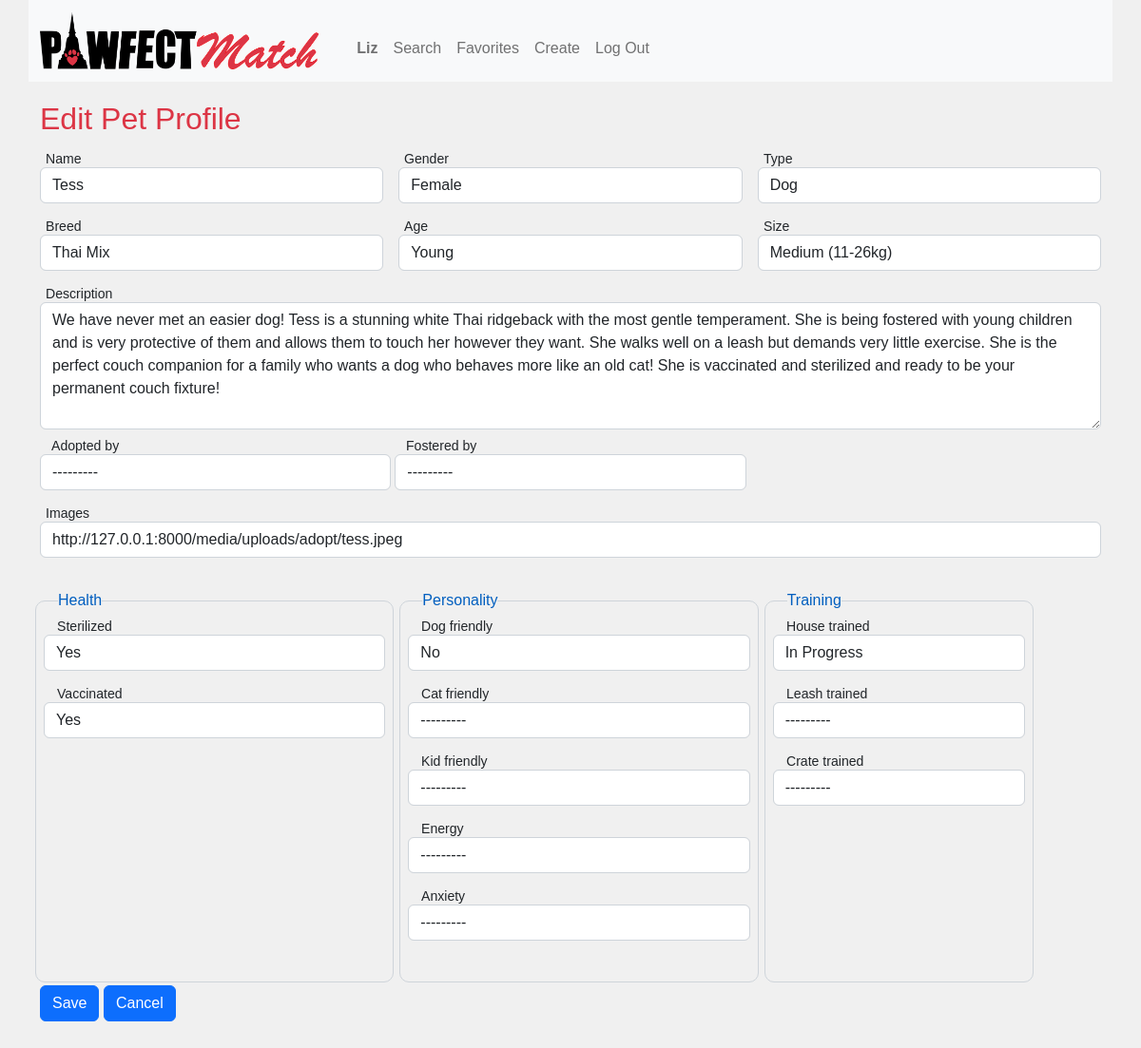
Page /edit/1 (signed in) on the committed database.
### adopt/models.py (models this page shows, shortened)
class User(AbstractUser):
    organization = models.ForeignKey(Organization, null=True, blank=True, on_delete=models.CASCADE, related_name='staff')
    phone = models.CharField(max_length=16, null=True, blank=True)
    address = models.TextField(max_length=255, null=True, blank=True)
    area = models.CharField(max_length=100, choices=AREAS, null=True, blank=False)
    country = models.CharField(max_length=255, default='Thailand', blank=False)

class Pet(models.Model):
    CHOICES = [('YES', 'Yes'), ('NO', 'No'), ('UNKNOWN', 'Unknown')]
    LEVELS = [('LOW', 'Low'), ('MEDIUM', 'Medium'), ('HIGH', 'High'), ('UNKNOWN', 'Unknown')]
    PROGRESS = [('YES', 'Yes'), ('INPROGRESS', 'In Progress'), ('UNKNOWN', 'Unknown')]
    GENDER = [('FEMALE', 'Female'),('MALE', 'Male')]
    ANIMALS = [('DOG', 'Dog'), ('CAT', 'Cat')]
    SIZES = [
        ('S', 'Small (1-10kg)'),
        ('M', 'Medium (11-26kg)'),
        ('L', 'Large (27-45kg)'),
        ('EX', 'Extra Large (46+kg)')
    ]
    AGES = [
        ('PUPPY', 'Puppy'),
        ('YOUNG', 'Young'),
        ('ADULT', 'Adult'),
        ('SENIOR', 'Senior')
    ]
    name = models.CharField(max_length=255, blank=False)
    type = models.CharField(max_length=255, choices=ANIMALS, default='DOG', blank=False)
    breed = models.CharField(max_length=255, null=True, blank=True)
    gender = models.CharField(max_length=6, choices=GENDER, null=True, blank=False)
    age = models.CharField(max_length=20, choices=AGES, null=True, blank=False)
    size = models.CharField(max_length=50, choices=SIZES, null=True, blank=True)
    description = models.TextField(max_length=2000, null=True, blank=False)
    registered_date = models.DateField(auto_now_add=True, null=True)
    registered_by = models.ForeignKey(User, null=True, on_delete=models.CASCADE, related_name='registered_pets')
    adopted_by = models.ForeignKey(User, null=True, blank=True, on_delete=models.CASCADE, related_name='adopt_pets')
    fostered_by = models.ForeignKey(User, null=True, blank=True, on_delete=models.CASCADE, related_name='fostered_pets')
    energy = models.CharField(max_length=10, choices=LEVELS, null=True, blank=True)
    anxiety = models.CharField(max_length=10, choices=LEVELS, null=True, blank=True)
    sterilized = models.CharField(max_length=10, choices=CHOICES, null=True, blank=True)
    vaccinated = models.CharField(max_length=10, choices=CHOICES, null=True, blank=True)
    images = models.CharField(max_length=500, null=True, blank=True)
    likes = models.ManyToManyField(User, blank=True, related_name="likes")
    dog_friendly = models.CharField(max_length=10, choices=CHOICES, null=True, blank=True)
    cat_friendly = models.CharField(max_length=10, choices=CHOICES, null=True, blank=True)
    kid_friendly = models.CharField(max_length=10, choices=CHOICES, null=True, blank=True)
    house_trained = models.CharField(max_length=10, choices=PROGRESS, null=True, blank=True)
    leash_trained = models.CharField(max_length=10, choices=PROGRESS, null=True, blank=True)
    crate_trained = models.CharField(max_length=10, choices=PROGRESS, null=True, blank=True)
    class Meta:
        ordering = ['-registered_date']

### adopt/views.py (the view)
# urls.py: path("edit/<int:pk>", views.edit, name="edit"),
@login_required
def edit(request, pk):
    if request.method == "POST":
        instance = get_object_or_404(Pet, pk=pk)
        form = PetCreateForm(request.POST, instance=instance)
        if form.is_valid():
            instance = form.save(commit=False)
            instance.registered_by = request.user
            instance.save()
            return HttpResponseRedirect(reverse('index'))
        else:
            return render(request, "adopt/pet_form.html", {"form":form, "message":form.errors, "action":"edit"})
    elif request.method == "GET":
        instance = get_object_or_404(Pet, pk=pk)
        context = {
            "form": PetCreateForm(instance=instance),
            "action": "edit",
            "title": "Edit Pet Profile"
        }
        return render(request, "adopt/pet_form.html", context)

### adopt/forms.py
class PetCreateForm(forms.ModelForm):
    class Meta:
        model = Pet
        fields = [
            'name', 'type', 'breed', 'gender', 'age', 'size', 'description',
            'adopted_by', 'fostered_by',
            'energy', 'anxiety',
            'sterilized', 'vaccinated',
            'dog_friendly', 'kid_friendly', 'cat_friendly',
            'house_trained', 'leash_trained', 'crate_trained',
            'images'
            ]
        widgets = {
            'registered_date': forms.HiddenInput(),
            'registered_by': forms.HiddenInput(),
        }
    def __init__(self, *args, **kwargs):
        super(PetCreateForm, self).__init__(*args, **kwargs)
        for visible in self.visible_fields():
            visible.field.widget.attrs["class"] = "form-control floating"
            visible.field.widget.attrs["id"] = visible.name
            visible.field.label = visible.label
            visible.field.label_suffix = ''
            if isinstance(visible.field.widget, forms.Textarea):
                 visible.field.widget.attrs["rows"] = 5

### adopt/templates/adopt/pet_form.html (shortened to what this page needs)
{% extends "adopt/layout.html" %}
{% block body %}
    <h2>{{title}}</h2>
    <br>
    {% if 'create' in request.path %}
        <form action="{% url 'create' %}" method="post">
    {% else %}
        <form action="{% url 'edit' pk=request.resolver_match.kwargs.pk %}" method="post">
    {% endif %}
        <div class="row gx-3">
            <div class="form-group col-sm-4">
                {{ form.name }}
                {{ form.name.label_tag}}
            </div>
            <div class="form-group col-sm-4">
                {{ form.gender }}
                {{ form.gender.label_tag}}
            </div>
            <div class="form-group floating col-sm-4">
                {{ form.type }}
                {{ form.type.label_tag}}
            </div>
        </div>
        <div class="row gx-3">
            <div class="form-group floating col-sm-4">
                {{ form.breed }}
                {{ form.breed.label_tag}}
            </div>
            <div class="form-group floating col-sm-4">
                {{ form.age }}
                {{ form.age.label_tag}}
            </div>
            <div class="form-group floating col-sm-4">
                {{ form.size }}
                {{ form.size.label_tag }}
            </div>
        </div>
        <div class="row gx-3">
            <div class="form-group floating col-sm-12" style="height:9rem;">
                {{ form.description }}
                {{ form.description.label_tag }}
            </div>
        </div>
        <div class="row gx-1">
            <div class="form-group floating col-sm-4">
                {{ form.adopted_by }}
                {{ form.adopted_by.label_tag}}
            </div>
            <div class="form-group floating col-sm-4">
                {{ form.fostered_by }}
                {{ form.fostered_by.label_tag}}
            </div>
        </div>
        <div class="row gx-3">
            <div class="form-group floating col-sm-12">
                {{ form.images }}
                {{ form.images.label_tag }}
            </div>
        </div>
        <div class="row gx-3">
            <fieldset class="col-sm-4 pt-4">
                <legend>Health</legend>
                <div class="form-group floating">
                    {{ form.sterilized }}
                    {{ form.sterilized.label_tag }}
                </div>
                <div class="form-group floating">
                    {{ form.vaccinated }}
                    {{ form.vaccinated.label_tag }}
                </div>
            </fieldset>
            <fieldset class="col-sm-4 pt-4">
                <legend>Personality</legend>
                <div class="form-group floating">
                    {{ form.dog_friendly }}
                    {{ form.dog_friendly.label_tag}}
                </div>
                <div class="form-group floating">
                    {{ form.cat_friendly }}
                    {{ form.cat_friendly.label_tag }}
                </div>
                <div class="form-group floating">
                    {{ form.kid_friendly }}
                    {{ form.kid_friendly.label_tag}}
                </div>
                <div class="form-group floating">
                    {{ form.energy }}
                    {{ form.energy.label_tag}}
                </div>
                <div class="form-group floating">
                    {{ form.anxiety }}
                    {{ form.anxiety.label_tag}}
                </div>
            </fieldset>
            <fieldset class="col-sm-3 pt-4">
                <legend>Training</legend>
                <div class="form-group floating">
                    {{ form.house_trained }}
                    {{ form.house_trained.label_tag }}
                </div>
                <div class="form-group floating">
                    {{ form.leash_trained }}
                    {{ form.leash_trained.label_tag}}
                </div>
                <div class="form-group floating">
                    {{ form.crate_trained }}
                    {{ form.crate_trained.label_tag }}
                </div>
            </fieldset>
        </div>
        <div class="row gx-3">
            <div class="form-group floating col-sm-12">
                <input class="btn btn-primary" type="submit" value="Save">
                <input class="btn btn-primary" type="button" value="Cancel">
            </div>
        </div>
    </form>
{% endblock %}

### adopt/templates/adopt/layout.html (shortened to what this page needs)
{% load static %}
<!DOCTYPE html>
<html lang="en">
    <head>
        <link href="https://cdn.jsdelivr.net/npm/bootstrap@5.2.3/dist/css/bootstrap.min.css" rel="stylesheet">
        <link href="{% static 'adopt/styles.css' %}" rel="stylesheet">
    </head>
    <body>
        <header class="container bg-light">
            <nav class="navbar navbar-expand-lg navbar-light bg-light pl-3 pr-3">
                <a class="navbar-brand ml-3" href="{% url 'index' %}"><img src="{% static 'adopt/images/logo2.png' %}" height="60"></a>
                <div class="collapse navbar-collapse" id="navbarNav">
                <ul class="navbar-nav">
                {% if user.is_authenticated %}
                    <li class="nav-item">
                        <a class="nav-link" href="{% url 'my_animals' %}"><strong>{{ user.username|capfirst }}</strong></a>
                    </li>
                {% endif %}
                    <li class="nav-item">
                        <a class="nav-link" href="{% url 'search' %}">Search</a>
                    </li>
                {% if user.is_authenticated %}
                    <li class="nav-item">
                        <a class="nav-link" href="{% url 'favorite' %}">Favorites</a>
                    </li>
                    <li class="nav-item">
                        <a class="nav-link" href="{% url 'create' %}">Create</a>
                    </li>
                    <li class="nav-item">
                        <a class="nav-link" href="{% url 'logout' %}">Log Out</a>
                    </li>
                {% endif %}
                </ul>
                </div>
            </nav>
        </header>
        <div class="container pr-5 pl-5">
            {% block body %}
            {% endblock %}
        </div>
    </body>
</html>

### adopt/static/adopt/styles.css (style rules this page uses)
* { margin: 0; padding: 0; font-family: 'poppins', sans-serif; box-sizing: border-box; }
body { background-color: #f0f0f0; }
a { text-decoration: none; }
h1, h2, h4 { margin-top:20px; color: #dc3545; }
.form-group { position: relative; height: 55px; margin-bottom: 1rem; }
.form-group>label { position: absolute; top: -2px; left: 5px; font-size: 1.1em; font-weight: 500; pointer-events: none; margin-top:0px; padding: 0px 10px 0px 10px; transition: 0.1s; transform-origin: bottom left; transform: translate(1px,-85%) scale(0.80); }
fieldset { border: 1px solid #ced4da; border-radius: 10px; padding-top:10px; padding-right:10px; padding-left:10px; padding-bottom:10px; margin:3px; }
fieldset>legend { width:fit-content; margin:15px; font-size:1rem; font-weight:500; color:#005ebf; margin-bottom:0; padding: 0 0px; float:none; }
ul { list-style-type: none; margin: 0; padding: 0rem; margin:1rem; }

### rows in the picture
User: username "Liz"
Pet: name "Tess", gender "Female", type "Dog", breed "Thai Mix", age "Young", size "Medium (11-26kg)", description "We have never met an easier dog! Tess is a stunning white Thai ridgeback with the most gentle temperament. She is being fostered with young children and is very protective of them and allows them to touch her however they want. She walks well on a leash but demands very little exercise. She is the perfect couch companion for a family who wants a dog who behaves more like an old cat! She is vaccinated and sterilized and ready to be your permanent couch fixture!", adopted_by "---------", fostered_by "---------", images "http://127.0.0.1:8000/media/uploads/adopt/tess.jpeg", sterilized "Yes", vaccinated "Yes", dog_friendly "No", cat_friendly "---------", kid_friendly "---------", energy "---------", anxiety "---------", house_trained "In Progress", leash_trained "---------", crate_trained "---------"

### other values in the picture
{{ title }} "Edit Pet Profile"
